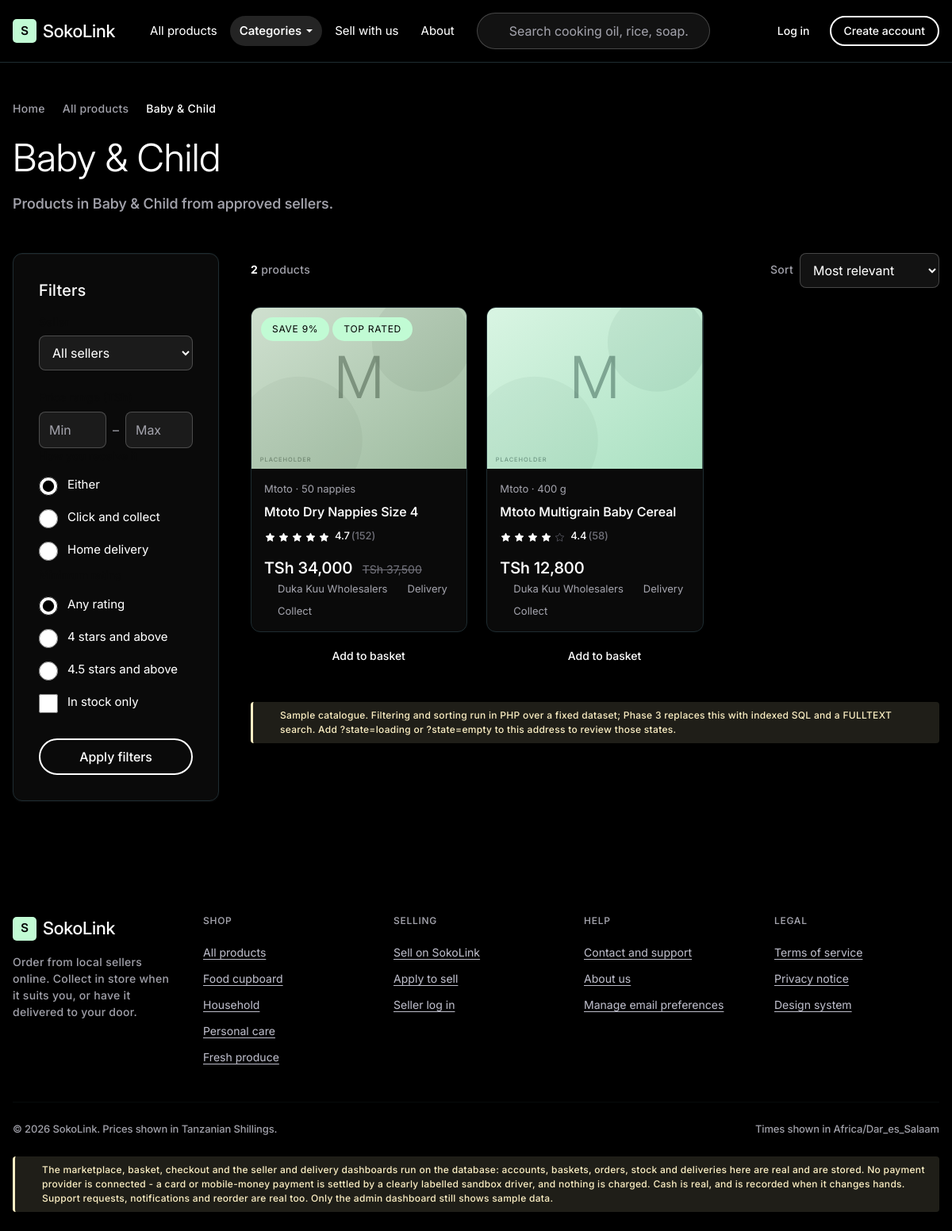
Screenshot of /category/baby with the database file from the repository.
### tables this page shows
CREATE TABLE products (
    id                BIGINT UNSIGNED NOT NULL AUTO_INCREMENT,
    seller_id         BIGINT UNSIGNED NOT NULL,
    category_id       BIGINT UNSIGNED NOT NULL,
    slug              VARCHAR(190)    NOT NULL,
    name              VARCHAR(190)    NOT NULL,
    brand             VARCHAR(120)            DEFAULT NULL,
    sku               VARCHAR(80)     NOT NULL,
    description       TEXT            NOT NULL,
    price             DECIMAL(12,2)   NOT NULL,
    compare_at_price  DECIMAL(12,2)           DEFAULT NULL,
    unit              VARCHAR(40)     NOT NULL,
    pack_size         VARCHAR(60)     NOT NULL,
    weight_grams      INT UNSIGNED            DEFAULT NULL,
    allows_pickup     TINYINT(1)      NOT NULL DEFAULT 1,
    allows_delivery   TINYINT(1)      NOT NULL DEFAULT 0,
     
     
    is_consumable     TINYINT(1)      NOT NULL DEFAULT 0,
    typical_consumption_days SMALLINT UNSIGNED DEFAULT NULL,
    status            ENUM('draft','published','archived','suspended') NOT NULL DEFAULT 'draft',
    moderation_reason VARCHAR(1000)           DEFAULT NULL,
    rating_avg        DECIMAL(3,2)    NOT NULL DEFAULT 0.00,
    rating_count      INT UNSIGNED    NOT NULL DEFAULT 0,
    created_at        DATETIME        NOT NULL DEFAULT CURRENT_TIMESTAMP,
    updated_at        DATETIME        NOT NULL DEFAULT CURRENT_TIMESTAMP ON UPDATE CURRENT_TIMESTAMP,
    PRIMARY KEY (id),
    UNIQUE KEY uq_products_slug (slug),
    UNIQUE KEY uq_products_seller_sku (seller_id, sku),
    KEY idx_products_category_status (category_id, status),
    KEY idx_products_seller_status (seller_id, status),
    KEY idx_products_price (price),
    KEY idx_products_rating (rating_avg),
    KEY idx_products_consumable (is_consumable, typical_consumption_days),
    FULLTEXT KEY ft_products_search (name, brand, description),
    CONSTRAINT fk_products_seller   FOREIGN KEY (seller_id)   REFERENCES sellers (id)    ON DELETE RESTRICT,
    CONSTRAINT fk_products_category FOREIGN KEY (category_id) REFERENCES categories (id) ON DELETE RESTRICT,
    CONSTRAINT chk_products_price CHECK (price > 0),
    CONSTRAINT chk_products_compare CHECK (compare_at_price IS NULL OR compare_at_price >= price),
    CONSTRAINT chk_products_fulfilment CHECK (allows_pickup = 1 OR allows_delivery = 1)
);

CREATE TABLE sellers (
    id                  BIGINT UNSIGNED NOT NULL AUTO_INCREMENT,
    user_id             BIGINT UNSIGNED NOT NULL,
    slug                VARCHAR(160)    NOT NULL,
    business_name       VARCHAR(160)    NOT NULL,
    registration_number VARCHAR(80)             DEFAULT NULL,
    contact_email       VARCHAR(190)    NOT NULL,
    contact_phone       VARCHAR(32)     NOT NULL,
    status              ENUM('pending_approval','active','paused','suspended') NOT NULL DEFAULT 'pending_approval',
     
     
    commission_percent  DECIMAL(5,2)    NOT NULL DEFAULT 5.00,
    prep_hours          SMALLINT UNSIGNED NOT NULL DEFAULT 4,
    auto_accept         TINYINT(1)      NOT NULL DEFAULT 0,
     
     
    accepts_cod         TINYINT(1)      NOT NULL DEFAULT 1,
    low_stock_threshold INT UNSIGNED    NOT NULL DEFAULT 10,
    rating_avg          DECIMAL(3,2)    NOT NULL DEFAULT 0.00,
    rating_count        INT UNSIGNED    NOT NULL DEFAULT 0,
    approved_at         DATETIME                DEFAULT NULL,
    created_at          DATETIME        NOT NULL DEFAULT CURRENT_TIMESTAMP,
    updated_at          DATETIME        NOT NULL DEFAULT CURRENT_TIMESTAMP ON UPDATE CURRENT_TIMESTAMP,
    PRIMARY KEY (id),
    UNIQUE KEY uq_sellers_slug (slug),
    UNIQUE KEY uq_sellers_user (user_id),
    KEY idx_sellers_status (status),
    CONSTRAINT fk_sellers_user FOREIGN KEY (user_id) REFERENCES users (id) ON DELETE RESTRICT,
    CONSTRAINT chk_sellers_commission CHECK (commission_percent >= 0 AND commission_percent <= 100)
);

### app/Views/pages/web/catalog.php (shortened to what the rows shown need)
<?php
$crumbs = [['label' => 'Home', 'url' => route('home')]];
if ($category !== null) {
    $crumbs[] = ['label' => 'All products', 'url' => route('catalog.index')];
    $crumbs[] = ['label' => $category['name'], 'url' => null];
} else {
    $crumbs[] = ['label' => 'All products', 'url' => null];
}
$filterArgs = [
    'filters'         => $filters,
    'categoryOptions' => $categoryOptions,
    'stores'          => $stores,
    'action'          => $category !== null
        ? route('catalog.category', ['slug' => $category['slug']])
        : route('catalog.index'),
    'lockCategory'    => $category !== null,
    'onDark'          => true,
];
?>
<section class="sl-section-tight">
    <div class="sl-container">
        <?= partial('breadcrumbs', ['crumbs' => $crumbs, 'onDark' => true]) ?>
        <h1 class="t-display-md tw-mb-4"><?= e($heading) ?></h1>
    </div>
</section>
<section class="tw-pb-20">
    <div class="sl-container">
        <div class="lg:tw-grid lg:tw-gap-10" style="grid-template-columns: 260px minmax(0, 1fr);">
            <aside class="tw-hidden lg:tw-block">
                <div class="sl-card-cinematic tw-sticky" style="top:96px">
                    <?= partial('filters', array_merge($filterArgs, ['idPrefix' => 'fd'])) ?>
                </div>
            </aside>
            <div>
                <?php if ($demoState === 'loading') : ?>
                    <?= component('skeleton-grid', ['count' => 8]) ?>
                <?php else : ?>
                    <div class="sl-grid sl-grid-3">
                        <?php foreach ($result['items'] as $product) : ?>
                            <?= component('product-card', ['product' => $product, 'onDark' => true]) ?>
                        <?php endforeach; ?>
                    </div>
                <?php endif; ?>
            </div>
        </div>
    </div>
</section>

### app/Views/components/product-card.php (shortened to what the rows shown need)
<?php
$onDark = $onDark ?? false;
$out    = $product['stock_state'] === 'out';
?>
<article class="tw-flex tw-flex-col tw-h-full">
    <a class="sl-product-card<?= $onDark ? ' sl-product-card-dark' : '' ?>"
       href="<?= e(route('product.show', ['slug' => $product['slug']])) ?>">
        <div class="sl-product-media">
            <?= component('product-image', [
                'path'  => $product['image_path'] ?? null,
                'tone'  => $product['tone'],
                'label' => $product['name'],
            ]) ?>
            <?php if ($product['badges'] !== [] || $out) : ?>
                <div class="sl-product-flags">
                    <?php foreach ($product['badges'] as $badge) : ?>
                        <span class="sl-chip sl-chip-mint"><?= e($badge) ?></span>
                    <?php endforeach; ?>
                </div>
            <?php endif; ?>
        </div>
        <div class="sl-product-body">
            <p class="sl-product-meta tw-mb-0"><?= e($product['brand']) ?> &middot; <?= e($product['pack_size']) ?></p>
            <h3 class="sl-product-title"><?= e($product['name']) ?></h3>
            <?= component('rating', ['rating' => $product['rating'], 'count' => $product['review_count']]) ?>
            <div class="tw-mt-auto tw-pt-2">
                <p class="tw-mb-1">
                    <span class="sl-product-price"><?= e(money($product['price'])) ?></span>
                    <?php if (!empty($product['compare_at_price'])) : ?>
                        <span class="sl-product-compare"><?= e(money($product['compare_at_price'])) ?></span>
                    <?php endif; ?>
                </p>
                <p class="sl-product-meta tw-mb-0 tw-flex tw-items-center tw-gap-2 tw-flex-wrap">
                    <span class="tw-inline-flex tw-items-center tw-gap-1">
                        <?= component('icon', ['name' => 'store', 'size' => 13]) ?><?= e($product['seller_name']) ?>
                    </span>
                    <?php if (in_array('delivery', $product['fulfilment'], true)) : ?>
                        <span class="tw-inline-flex tw-items-center tw-gap-1" title="Home delivery available">
                            <?= component('icon', ['name' => 'truck', 'size' => 13]) ?>Delivery
                        </span>
                    <?php endif; ?>
                    <?php if (in_array('pickup', $product['fulfilment'], true)) : ?>
                        <span class="tw-inline-flex tw-items-center tw-gap-1" title="Click and collect available">
                            <?= component('icon', ['name' => 'package', 'size' => 13]) ?>Collect
                        </span>
                    <?php endif; ?>
                </p>
            </div>
        </div>
    </a>
    <div class="tw-pt-3">
        <?php if ($out) : ?>
            <button type="button" class="sl-btn sl-btn-outline-light sl-btn-sm sl-btn-block" disabled>
                Out of stock
            </button>
        <?php else : ?>
            <form method="post" action="<?= e(route('cart.add')) ?>" class="tw-m-0">
                <button type="submit" class="sl-btn sl-btn-primary sl-btn-sm sl-btn-block">
                    <?= component('icon', ['name' => 'cart', 'size' => 16]) ?>
                    Add to basket
                </button>
            </form>
        <?php endif; ?>
    </div>
</article>

### app/Views/components/product-image.php (shortened to what the rows shown need)
<?php
$path  = $path  ?? null;
$tone  = $tone  ?? 'slate';
$label = $label ?? '';
$mark  = $mark  ?? true;
    ?>
    <?php
$tones = [
    'amber'  => ['#f4d9a0', '#e8b85c', '#4a3508'],
    'sand'   => ['#ece3d2', '#d9c9aa', '#4a3f2a'],
    'cream'  => ['#f5f2e8', '#e4ddc8', '#4a452f'],
    'clay'   => ['#e8cdbb', '#d3a488', '#4a2f1e'],
    'forest' => ['#cfe0cf', '#9dbb9f', '#1e3320'],
    'mint'   => ['#d9f5e3', '#a9e0c1', '#10352a'],
    'rose'   => ['#f2d3d3', '#dfa8a8', '#5a1414'],
    'sky'    => ['#d6e6f2', '#a8c6dd', '#13334a'],
    'slate'  => ['#e2e2e6', '#c2c2ca', '#3f3f46'],
];
[$from, $to, $ink] = $tones[$tone] ?? $tones['slate'];
$initial = initials($label, 1);
$uid = 'pg' . $GLOBALS['__sl_gradient_seq'];
?>
<svg class="sl-placeholder" viewBox="0 0 400 300" preserveAspectRatio="xMidYMid slice"
     role="img" aria-label="<?= e($label !== '' ? $label . ' - placeholder image' : 'Placeholder image') ?>">
    <defs>
        <linearGradient id="<?= e($uid) ?>" x1="0" y1="0" x2="1" y2="1">
            <stop offset="0%" stop-color="<?= e($from) ?>"/>
            <stop offset="100%" stop-color="<?= e($to) ?>"/>
        </linearGradient>
    </defs>
    <rect width="400" height="300" fill="url(#<?= e($uid) ?>)"/>
    <circle cx="316" cy="64" r="92" fill="<?= e($ink) ?>" opacity=".055"/>
    <circle cx="88" cy="246" r="118" fill="<?= e($ink) ?>" opacity=".045"/>
    <text x="200" y="168" text-anchor="middle"
          font-family="Inter, Helvetica, Arial, sans-serif" font-size="108" font-weight="330"
          fill="<?= e($ink) ?>" opacity=".38"><?= e($initial) ?></text>
    <?php if ($mark) : ?>
        <text x="16" y="286" font-family="Inter, Helvetica, Arial, sans-serif"
              font-size="11" font-weight="500" letter-spacing="1.4"
              fill="<?= e($ink) ?>" opacity=".42">PLACEHOLDER</text>
    <?php endif; ?>
</svg>

### app/Views/components/rating.php (shortened to what the rows shown need)
<?php
$rating    = (float) ($rating ?? 0);
$count     = (int) ($count ?? 0);
$showCount = $showCount ?? true;
$rounded   = (int) round($rating);
$aria = 'Rated ' . number_format($rating, 1) . ' out of 5';
if ($showCount && $count > 0) {
    $aria .= ' from ' . $count . ' reviews';
}
?>
<span class="sl-rating" role="img" aria-label="<?= e($aria) ?>">
    <?php for ($i = 1; $i <= 5; $i++) : ?>
        <span class="<?= $i <= $rounded ? '' : 'sl-rating-empty' ?>" aria-hidden="true">
            <svg width="15" height="15" viewBox="0 0 24 24"
                 fill="<?= $i <= $rounded ? 'currentColor' : 'none' ?>"
                 stroke="currentColor" stroke-width="1.4" stroke-linejoin="round"
                 aria-hidden="true" focusable="false">
                <path d="m12 3.5 2.6 5.3 5.9.9-4.3 4.1 1 5.8-5.2-2.7-5.2 2.7 1-5.8L3.5 9.7l5.9-.9z"/>
            </svg>
        </span>
    <?php endfor; ?>
    <span class="t-micro tw-ml-1" aria-hidden="true"><?= e(number_format($rating, 1)) ?></span>
    <?php if ($showCount && $count > 0) : ?>
        <span class="t-micro t-muted" aria-hidden="true">(<?= e((string) $count) ?>)</span>
    <?php endif; ?>
</span>

### app/Views/components/icon.php (shortened to what the rows shown need)
<?php
$size  = $size  ?? 20;
$class = $class ?? '';
$path = $paths[$name] ?? $paths['info'];
?>
<svg xmlns="http://www.w3.org/2000/svg" width="<?= e($size) ?>" height="<?= e($size) ?>"
     viewBox="0 0 24 24" fill="none" stroke="currentColor" stroke-width="1.6"
     stroke-linecap="round" stroke-linejoin="round"
     class="<?= e($class) ?>" aria-hidden="true" focusable="false"><?= $path ?></svg>

### rows the page displays
products: badge "SAVE 9%", badge "TOP RATED", brand "Mtoto", pack_size "50 nappies", name "Mtoto Dry Nappies Size 4", rating "4.7", count "152", price "TSh 34,000", compare_at_price "TSh 37,500", $size 13 (drawn), seller.business_name "Duka Kuu Wholesalers"
products: brand "Mtoto", pack_size "400 g", name "Mtoto Multigrain Baby Cereal", rating "4.4", count "58", price "TSh 12,800", $size 13 (drawn), seller.business_name "Duka Kuu Wholesalers"

### other values shown
$crumb['label'] "Home"
$crumb['label'] "All products"
$crumb['label'] "Baby & Child"
$heading "Baby & Child"
$intro "Products in Baby & Child from approved sellers."
$label "Either"
$label "Click and collect"
$label "Home delivery"
$label "Any rating"
$label "4 stars and above"
$label "4.5 stars and above"
$result['total'] "2"
$currentYear "2026"
config('app.display_timezone') "Africa/Dar_es_Salaam"
form field sort "Most relevant"
